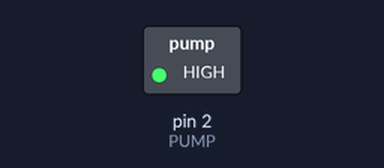
Recording of a sketch running on a simulated Arduino Uno, built with avr-gcc and run on an emulated ATmega328P. Parts: switched loads named in the sketch (green lamp = pin HIGH).

Above: at 2.5 s.
At 10.0 s:
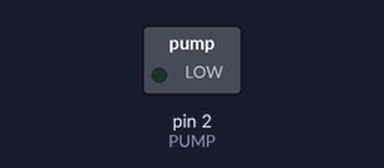
Timing chart, 0 to 19.5 s (numbered marks = the images above):
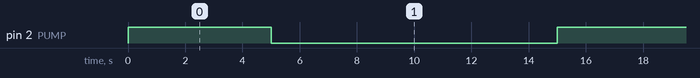

The sketch:

pumpTest.ino
```cpp
// Ensure The pump works for long lengths of tubing

// Relay #1 - Digital Pin 2 (9v)
int PUMP = 2;
// Relay #2 - Digital Pin 3 (12v)
// Relay #3 - Digital Pin 4 (12v)

void setup() {

  pinMode(PUMP, OUTPUT);

  Serial.begin(9600); // Start Serial Monitor

}

void loop() {

    // Turn on PUMP for 5sec
    digitalWrite(PUMP, HIGH);
    delay(5000);

    // Turn off PUMP for 10sec
    digitalWrite(PUMP, LOW);
    delay(10000);

}
```

Measured:
- by itself, pin 2 (PUMP): alternates HIGH for 5.0 s and LOW for 10.0 s
